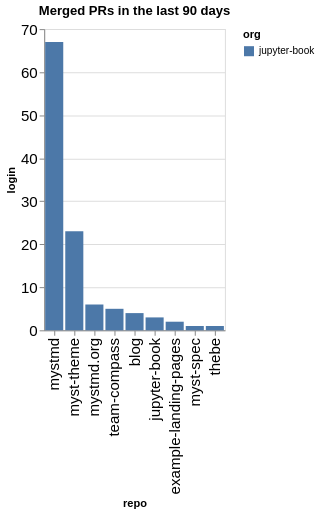

Write notebook code for a chart like this one.
### Code cell
prs_by_repo = merged.groupby(['org', 'repo']).count()['login'].reset_index().sort_values(['org', 'login'], ascending=False)
alt.Chart(data=prs_by_repo, title=f"Merged PRs in the last {n_days} days").mark_bar().encode(
    x=alt.X('repo', sort=prs_by_repo['repo'].values.tolist()),
    y='login',
    color='org'
)

### Figure 1 — Vega-Lite specification as saved in the notebook (floating-point values rounded to 4 significant figures)
{"config": {"axisLeft": {"labelFontSize": 15}, "axisBottom": {"labelFontSize": 15}}, "data": {"name": "data-885250f6cb112f7158f28027c0414549"}, "mark": {"type": "bar"}, "encoding": {"color": {"field": "org", "type": "nominal"}, "x": {"field": "repo", "sort": ["mystmd", "myst-theme", "mystmd.org", "team-compass", "blog", "jupyter-book", "example-landing-pages", "myst-spec", "thebe"], "type": "nominal"}, "y": {"field": "login", "type": "quantitative"}}, "title": "Merged PRs in the last 90 days", "$schema": "https://vega.github.io/schema/vega-lite/v5.20.1.json", "datasets": {"data-885250f6cb112f7158f28027c0414549": [{"org": "jupyter-book", "repo": "mystmd", "login": 67}, {"org": "jupyter-book", "repo": "myst-theme", "login": 23}, {"org": "jupyter-book", "repo": "mystmd.org", "login": 6}, {"org": "jupyter-book", "repo": "team-compass", "login": 5}, {"org": "jupyter-book", "repo": "blog", "login": 4}, {"org": "jupyter-book", "repo": "jupyter-book", "login": 3}, {"org": "jupyter-book", "repo": "example-landing-pages", "login": 2}, {"org": "jupyter-book", "repo": "myst-spec", "login": 1}, {"org": "jupyter-book", "repo": "thebe", "login": 1}]}}
